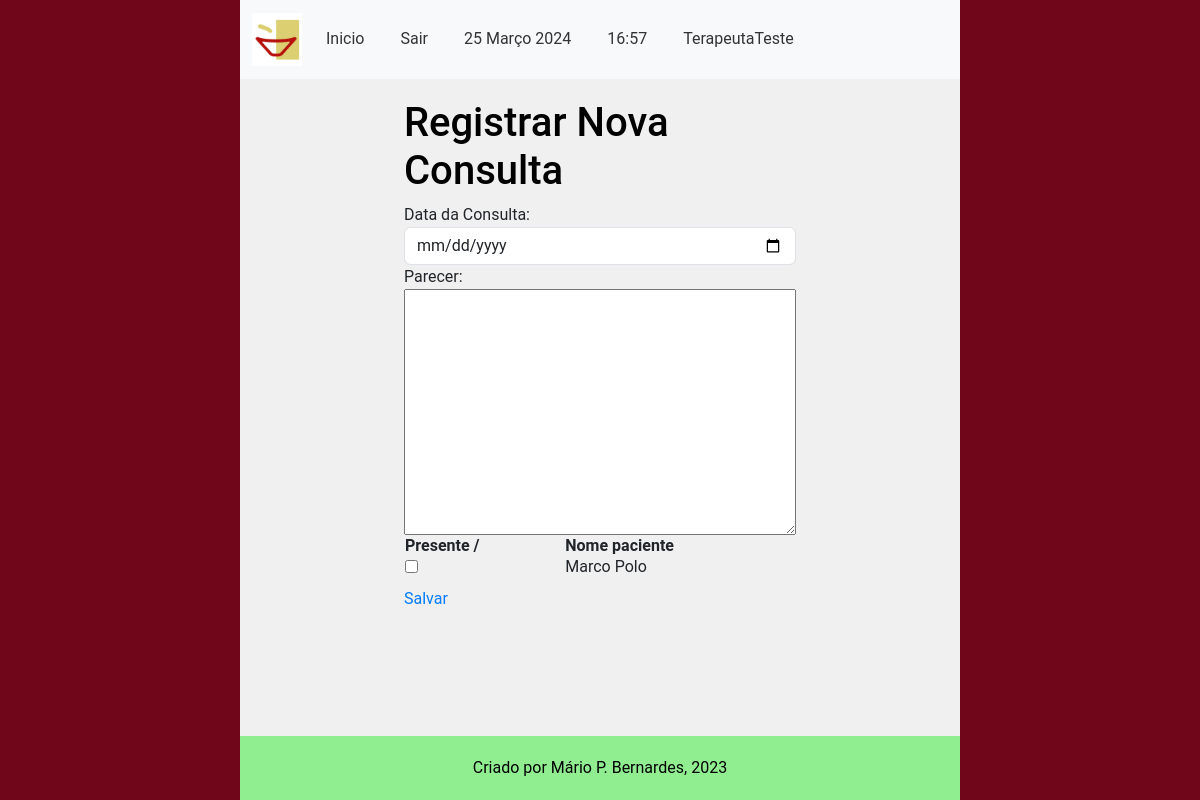
The app's page /main/add-entrada-grupo/56849/ (signed in), older data.
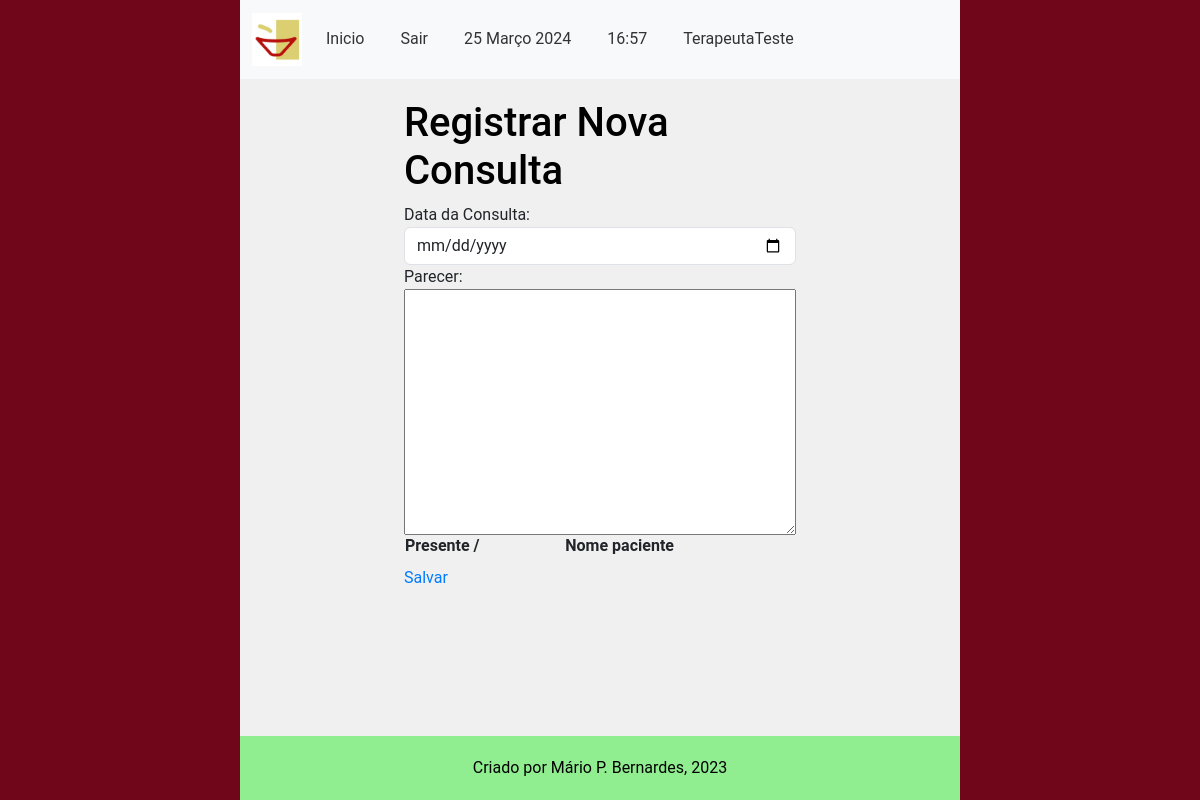
The same page, newer data.
### main/models.py (models this page shows, shortened)
class CadastroPacientes(models.Model):
    nome = models.CharField(verbose_name='Nome do Paciente', max_length=100,
                            validators=[validate_letters, MinLengthValidator(limit_value=5)])
    prontuario_numero = models.CharField(verbose_name='Nº de Prontuario', max_length=7,
                                         default=create_prontuario_numero,
                                         unique=True, validators=[validate_numbers, MinLengthValidator(limit_value=7)])
    nascimento = models.DateField(verbose_name='Data de Nascimento', help_text='dd/mm/aaaa',
                                  validators=[validate_date_past])
    responsavel_legal = models.CharField(verbose_name='Responsável Legal', max_length=100,
                                         null=True, blank=True, validators=[validate_letters,
                                                                            MinLengthValidator(limit_value=5)])
    cpf_responsavel_legal = models.CharField(verbose_name='CPF do Responsável', max_length=11, blank=True, null=True,
                                             validators=[validate_numbers, MinLengthValidator(limit_value=11)])
    data_inicio = models.DateField(verbose_name='Data de Inicio', help_text='dd/mm/aaaa', default=datetime.now)
    data_final = models.DateField(verbose_name='Data do Desligamento', help_text='dd/mm/aaaa', blank=True, null=True,
                                  validators=[validate_date_past])
    desligado = models.BooleanField(verbose_name='Desligado', help_text='Paciente desligado', default=False)
    cpf_numero = models.CharField(verbose_name='CPF', max_length=11, unique=True,
                                  help_text="CPF de menores consta na Certidão de Nascimento",
                                  validators=[validate_numbers, MinLengthValidator(limit_value=11)])
    MOD_CHOICES = (
        (0, 'Individual'),
        (1, 'Grupo'),
        (2, 'Casal'),
    )
    modalidade_atendimento = models.IntegerField(verbose_name='Modalidade', choices=MOD_CHOICES, default=0)
    grupo = models.ForeignKey(
        'CadastroGrupos',
        related_name='membros',
        on_delete=models.PROTECT,
        blank=True,
        null=True
    )
    convenio = models.ForeignKey(
        'ConveniosAceitos',
        related_name='pacientes',
        on_delete=models.PROTECT
    )
    carteirinha_convenio = models.CharField(verbose_name='Número do Convênio',
                                            max_length=50, blank=True, null=True,
                                            validators=[validate_numbers, MinLengthValidator(limit_value=7)])
    terapeuta = models.ForeignKey(
        'CadastroProfissionais',
        related_name='pacientes',
        on_delete=models.PROTECT
    )
    endereco_rua = models.CharField(verbose_name='Endereço', max_length=100,
                                    validators=[MinLengthValidator(limit_value=10)])
    endereco_bairro = models.CharField(verbose_name='Bairro', max_length=50,
                                       validators=[MinLengthValidator(limit_value=3)])
    endereco_numero = models.CharField(verbose_name='Número', max_length=7, validators=[validate_numbers])
    endereco_complemento = models.CharField(verbose_name='Complemento', max_length=100,
                                            validators=[MinLengthValidator(limit_value=4)])
    telefone_numero = models.CharField(verbose_name='Telefone', max_length=11,
                                       validators=[validate_numbers, MinLengthValidator(limit_value=11)])
    cidade = models.CharField(verbose_name='Cidade', max_length=100, validators=[validate_letters,
                                                                                 MinLengthValidator(limit_value=3)])
    cep_numero = models.CharField(verbose_name='CEP', max_length=8, validators=[validate_numbers,
                                                                                MinLengthValidator(limit_value=8)])
    email = models.EmailField(verbose_name='E-mail')
    observacoes = models.TextField(verbose_name='Observações', blank=True, null=True)
    objects = models.Manager()
    class Meta:
        verbose_name = 'Paciente'
        verbose_name_plural = 'Pacientes'
        ordering = ["nome"]
        permissions = [
            ('transfer_pac', 'Transferir Paciente (Terapeutas)'),
            ('deslig_pac', 'Desligar Paciente (Terapeutas)'),
            ('add_pac_group', 'Adicionar Paciente a Grupo (Terapeutas)'),
            ('remove_pac_from_group', 'Remover Paciente de um Grupo (Terapeutas)')
        ]

### main/views.py (the view, shortened to what this page needs)
@login_required(login_url="/main/login")
@permission_required('main.add_entry_group', raise_exception=True)
def add_entrada_sessao_grupo(request: HttpRequest, prontuario_grupo_numero: str):
    sucesso = False
    pacientes_grupo = get_pacientes_in_group(prontuario_grupo_numero)
    if request.method != 'POST':
        return render_add_entrada_prontuario_grupo(request, prontuario_grupo_numero)

### main/forms.py (shortened to what this page needs)
class EntradaProntuarioGrupoForm(forms.ModelForm):
    class Meta:
        model = ProntuariosGrupos
        fields = ['data_consulta', 'entrada']
        widgets = {
            'data_consulta': forms.DateInput(
                attrs={'type': 'date', 'placeholder': 'dd/mm/aaaa', 'class': 'form-control'}
            )
        }

### main/services/pacientes_services.py (called while the page is built)
def get_current_group(prontuario_grupo_numero: str) -> CadastroGrupos:
    current_grupo = CadastroGrupos.objects.get(prontuario_grupo_numero=prontuario_grupo_numero)
    return current_grupo

def get_pacientes_in_group(prontuario_grupo_numero: str) -> QuerySet:
    current_group = get_current_group(prontuario_grupo_numero)
    pacientes_grupo = CadastroPacientes.objects.filter(grupo_id=current_group, desligado=False)
    return pacientes_grupo

### main/templates/nova_entrada_grupo.html (shortened to what this page needs)
{% extends 'middleman1.html' %}
{% load bootstrap5 %}
{% load static%}
{% block content %}
<h1 class="text-body-emphasis">
    Registrar Nova Consulta
</h1>
{% if sucesso %}
<p class="alert alert-success">
    Registrado com Sucesso!<br>
    <a href="{% url 'main:index' %}"> Voltar ao Inicio </a>
</p>
{% else %}
<form action="" method="POST" id="form" novalidate>
    <div class="form-group">
        {{ form }}        <table>
    <thead>
      <tr>
        <th>Presente / </th>
        <th>Nome paciente</th>
      </tr>
    </thead>
    <tbody>
      {% for paciente in pacientes_grupo %}
        <tr>
          <td><input type="checkbox" name="selected_items" value="{{ paciente.id }}"></td>
          <td>{{ paciente.nome }}</td>
        </tr>
      {% endfor %}
    </tbody>
  </table>
    </div>
    <button type="submit" class="btn btn-primary btn-block">
        Salvar
    </button>
</form>
{% endif %}
{% endblock %}

Row changes from the older to the newer data that the page shows:
no longer on this page (row edited): CadastroPacientes: nome "Marco Polo"
